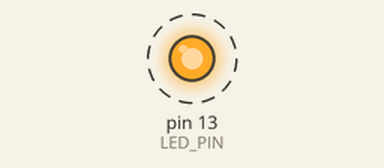
A sketch run on a simulated Arduino Uno, built with avr-gcc and run on an emulated ATmega328P. Parts: output pins drawn as LEDs (lit = HIGH). Dashed ring = blinking.

Above: at 0.5 s.
Timing chart, 0 to 4.6 s (numbered marks = the images above):
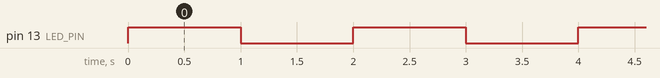

Measured:
- by itself, pin 13 (LED_PIN): alternates HIGH for 1.0 s and LOW for 1.0 s

The sketch:

LED_01_lampeggio_semplice.ino
```cpp
/*
 * LED_01_lampeggio_semplice.ino
 *
 * Questo sketch fa lampeggiare un LED collegato al pin 13 di Arduino.
 * Il LED integrato sulla scheda Arduino è collegato al pin 13, quindi
 * non è necessario collegare un LED esterno per vedere il risultato.
 *
 * Circuito:
 * - LED collegato al pin 13 e GND attraverso una resistenza da 220 ohm
 *
 * Creato il: 2023
 */

const int LED_PIN = 13;  // Pin a cui è collegato il LED

void setup() {
  // Inizializza il pin digitale come output
  pinMode(LED_PIN, OUTPUT);
}

void loop() {
  digitalWrite(LED_PIN, HIGH);   // Accende il LED (HIGH è il livello di tensione)
  delay(1000);                   // Attende un secondo
  digitalWrite(LED_PIN, LOW);    // Spegne il LED rendendo il pin LOW
  delay(1000);                   // Attende un secondo
}
```
